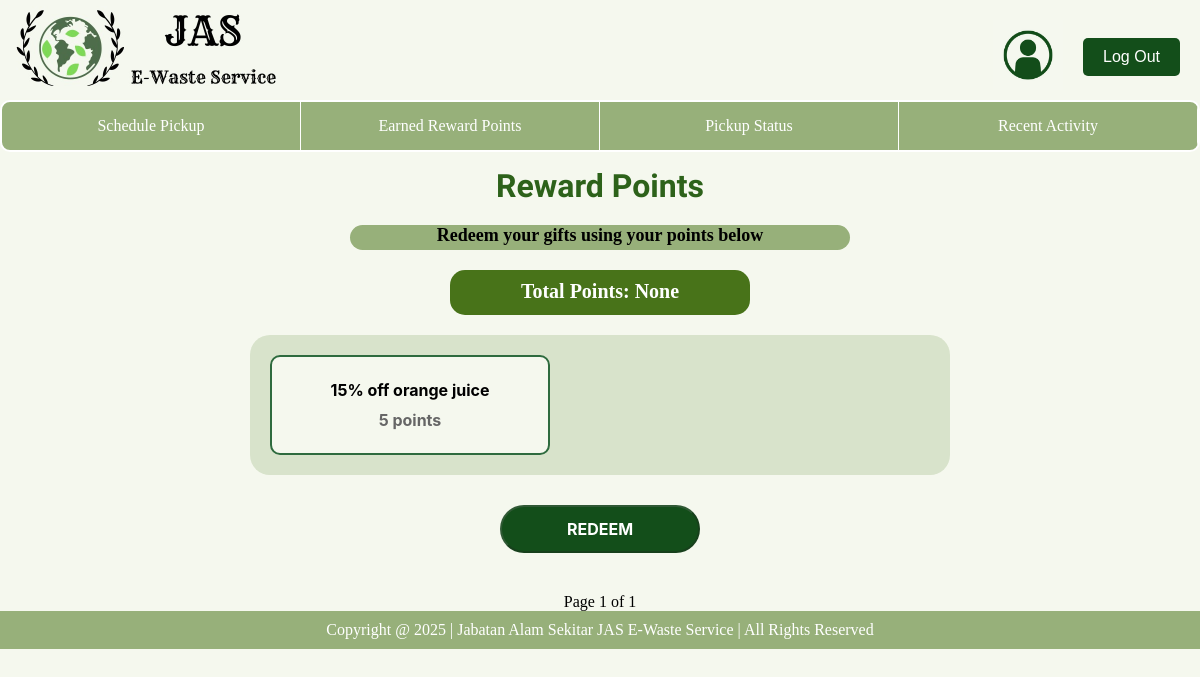
The app's page /customer/redeem_rewards/, older data.
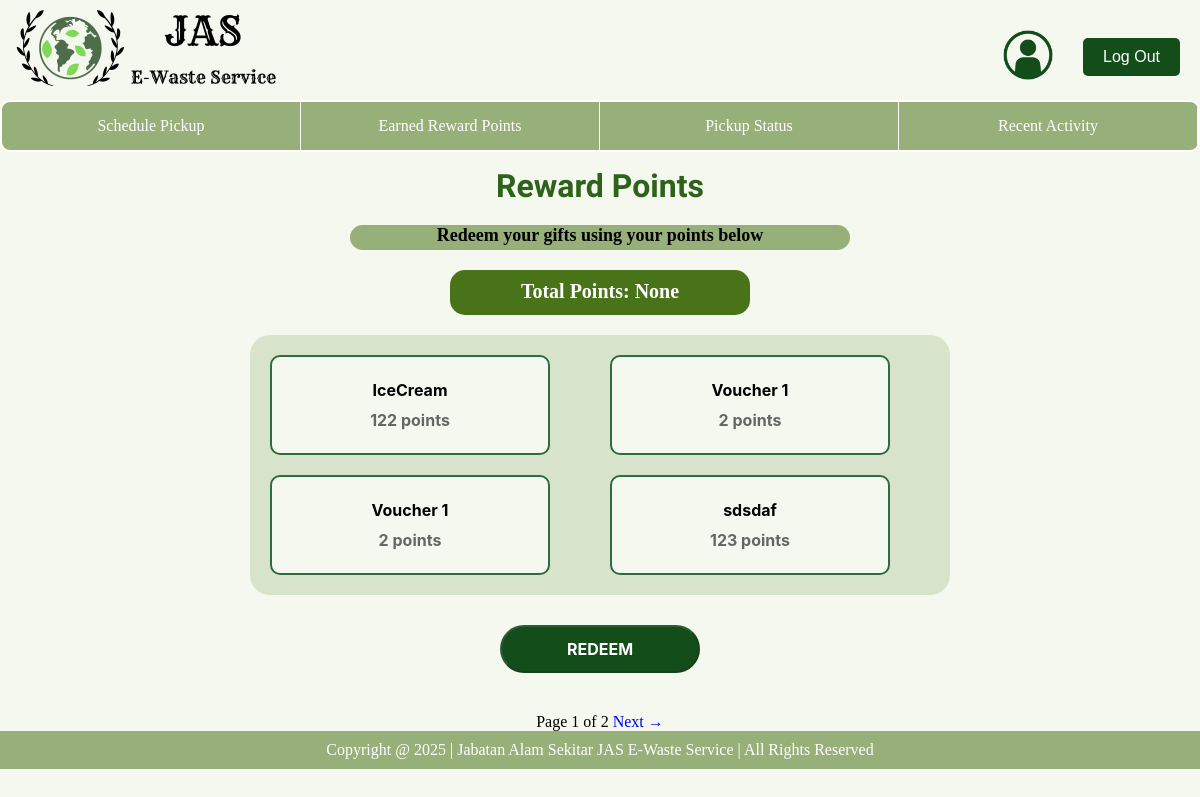
The same page, newer data.
### database/models.py (models this page shows, shortened)
class Voucher(models.Model):
    voucherID = models.CharField(primary_key=True, max_length=200)
    name = models.CharField(max_length=150)
    pointsRequired = models.IntegerField()
    quantity = models.IntegerField()

### customer/views.py (the view)
# urls.py: path('redeem_rewards/', redeem_rewards_page, name='redeem_rewards_page'), #Reward Points page
def redeem_rewards_page(request): # need to add paginator in the future to consider the case of too much voucher
    customerID = request.session.get('user_id')
    customerPoint = Customer.objects.filter(customerID=customerID).values_list('points', flat=True).first()
    vouchersAvailable = Voucher.objects.all().filter(quantity__gt=0).order_by('voucherID')
    pagination = Paginator(vouchersAvailable, 4)
    page = request.GET.get('page')
    vouchers = pagination.get_page(page)
    if not vouchers.object_list:
        return render(request, 'customer/redeemRewards.html', {"Empty": True, 'points':customerPoint})
    return render(request, 'customer/redeemRewards.html', {'vouchers':vouchers, 'points':customerPoint})

### customer/templates/customer/redeemRewards.html (shortened to what this page needs)
{% extends 'customer/base_customer.html' %}
{% load static %}
    {% block extra_css %}
    <link rel="stylesheet" href="{% static 'css/redeemRewards.css' %}">
    {% endblock %}
{%block content%}
<body>
<h1>Reward Points</h1>
<div class="small-box">
    <p>Redeem your gifts using your points below
</div>
<div class="points-box">
    <p>Total Points: {{points}}</p>
</div>
<div class="container">
    {% for voucher in vouchers %}
    <div class="reward-box" data-rewardID="{{voucher.voucherID}}" data-points="{{voucher.pointsRequired}}">
        <p>{{voucher.name}}</p>
        <p class="points">{{voucher.pointsRequired}} points</p>
    </div>
    {% endfor %}
</div>
<button type="submit" class="redeem" disabled>Redeem</button>
<div>
    {% if not Empty %}
        <span>Page {{ vouchers.number }} of {{ vouchers.paginator.num_pages }}</span>
        {% if vouchers.has_next %}
            <a href="?page={{ vouchers.next_page_number }}" style="text-decoration:none;">Next &rarr; </a>
        {% endif %}
    {% else %}
        <p>No Vouchers Available</p>
    {% endif %}
</div>
</body>
{% endblock %}

### customer/templates/customer/base_customer.html (shortened to what this page needs)
{% load static %}
<!DOCTYPE html>
<html lang="en">
<head>
    <link rel="stylesheet" href="{% static 'css/base.css' %}">
    <div id="embedded-header">
        {% include 'customer/header-customer.html' %}
    </div>
    <div id="embedded-navbar">
        {% include 'customer/navbar-customer.html' %}
    </div>
    {% block extra_css %}{% endblock %}
</head>
<body>
    <div class="flex-container">
        <main>
            {% block content %}{% endblock %}
        </main>
    </div>
    {% include 'footer.html' %}
</body>
</html>

### customer/templates/customer/header-customer.html (shortened to what this page needs)
{% load static %}
<!DOCTYPE html>
<html lang="en">
<head>
</head>
<body>
    <div class="header">
        <a href="{% url 'customer:homepage-customer' %}"><img id="logo" src="{% static 'images/companylogo.jpg' %}" alt="company logo"></a>
        <div class="topright">
            <a href="{% url 'customer:user_profile' %}">
                <div class="userprofile">
                    <img id="user" src="{% static 'images/userprofilelogo.jpg' %}" width="70"; height="70"; alt="user profile logo" onclick="userProfile">
                </div>
            </a>
            <a href="{% url 'landing'%}">
                <div class="logout">
                    <button id="logout">Log Out</button>
                </div>
            </a>
        </div>
    </div>
</body>
</html>

### customer/templates/customer/navbar-customer.html (shortened to what this page needs)
{% load static %}
<!DOCTYPE html>
<html>
<head>
</head>
<body>
<ul>
    <li><a class="active" href="{% url 'customer:schedule_pickup'%}">Schedule Pickup</a></li>
    <li><a href="{% url 'customer:redeem_rewards_page' %}">Earned Reward Points</a></li>
    <li><a href="{% url 'customer:pickup_status' %}">Pickup Status</a></li>
    <li><a href="{% url 'customer:device_recycled' %}">Recent Activity</a></li>
</ul>
</body>
</html>

### templates/footer.html (shortened to what this page needs)
<!DOCTYPE html>
<html lang="en">
<head>
</head>
<body>
<div class="footer">
    <footer>Copyright @ 2025 | Jabatan Alam Sekitar JAS E-Waste Service | All Rights Reserved</footer>
</div>
</body>
</html>

### static/css/base.css (style rules this page uses)
.footer { background-color: #487319; }
.header { display: flex; justify-content: space-between; align-items: center; padding: 10px 20px; background-color: black; }
#logout { padding: 10px 20px; background-color: #ff4d4d; color: white; border: none; cursor: pointer; font-size: 16px; border-radius: 5px; }

### customer/static/css/redeemRewards.css (style rules this page uses)
body { margin: 0; padding: 0; text-align: center; background-color: #F5F8EE; }
h1, p { margin-top: 15px; }
td, th, .reward-box p { font-family: 'Inter', sans-serif; font-weight: bold; }
h1 { font-family: 'Sansita Swashed', cursive; font-size: 32px; color: #2d621a; }
.small-box { width: 500px; height: 25px; background-color: #97B07A; border-radius: 15px; margin: -20px auto 20px auto; margin-top: 20px; }
.points-box p { font-weight: bold; font-size: 20px; padding-top: 10px; color: white; }
.small-box p { font-size: 18px; font-weight: bold; }
.points-box { width: 300px; height: 45px; background-color: #487319; border-radius: 15px; margin: -20px auto 20px auto; margin-top: 20px; }
.container { display: grid; grid-template-columns: repeat(2, 1fr); gap: 20px; padding: 20px; background-color: #d8e3cb; max-width: 700px; border-radius: 20px; margin: 20px auto; }
.reward-box { width: 280px; height: 100px; border: 2px solid #2e6b3e; border-radius: 10px; display: flex; flex-direction: column; justify-content: center; align-items: center; text-align: center; cursor: pointer; transition: transform 0.2s ease, box-shadow 0.2s ease; background-color: #F5F8EE; }
.reward-box p { margin: 5px 0; font-size: 16px; }
.points { font-weight: bold; color: #666; }
.redeem { font-family: 'Inter', sans-serif; font-size: 16px; font-weight: bold; padding: 0.75rem 1.25rem; background-color: #134E1A; color: #ffffff; text-transform: uppercase; line-height: 1.25rem; border-radius: 1.5rem; width: 200px; margin-bottom: 40px; margin-top: 10px; }

### customer/templates/customer/header-customer.html (style rules this page uses)
* { margin: 0; padding: 0; box-sizing: border-box; }
body { margin: 0; padding: 0; z-index: 1; }
.header { display: flex; justify-content: space-between; align-items: center; padding: 0 20px; background-color: #F5F8EE; width: 100%; height: 100px; }
#logo { height: 100px; width: auto; margin-left: -20px; padding: 0; }
#logout { padding: 10px 20px; background-color: #134E1A; color: white; border: none; cursor: pointer; font-size: 16px; border-radius: 5px; }
.topright { position: absolute; top: 0; right: 0; display: flex; align-items: center; justify-content: flex-end; padding: 10px; }
.userprofile { padding: 10px; margin-left: 10px; }
.logout { padding: 10px; }

### customer/templates/customer/navbar-customer.html (style rules this page uses)
body { margin: 0; padding: 0; z-index: 2; }
ul { list-style-type: none; margin: 0; padding: 0; overflow: hidden; background-color: #97B07A; display: flex; justify-content: space-between; width: 100%; border: 2px solid white; box-sizing: border-box; border-radius: 10px; }
li { padding: 0; flex: 1; border-right: 1px solid white; }
li a { display: block; color: white; text-align: center; padding: 15px 12px; text-decoration: none; }

### templates/footer.html (style rules this page uses)
footer { color: white; bottom: 0; width: 100%; background-color: #97B07A; text-align: center; padding: 10px; position: flex; }

Row changes from the older to the newer data that the page shows:
changed Voucher: name "15% off orange juice" → "IceCream"; pointsRequired "5" → "122"
added Voucher: name "Voucher 1", pointsRequired "2"
added Voucher: name "Voucher 1", pointsRequired "2"
added Voucher: name "sdsdaf", pointsRequired "123"
Text that changed along with them:
{{ vouchers.paginator.num_pages }}: "1" → "2"
text now shown: "Next →"
